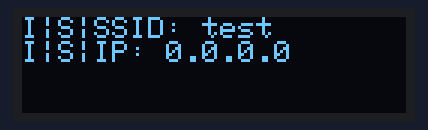
This sketch was run on a simulated Arduino Uno R4 WiFi. Shown: 128×32 one-colour display.

Above: at 3.1 s.

The sketch:

controller.ino
```cpp
#include "ServerManager.h"
#include "OLEDLogger.h"

ServerManager* server;

void setup() {
  OLEDLogger::initialize();

  Serial.begin(9600);
  delay(3000);

  server = new ServerManager("test", "password");
}
void loop() {
  server->listen();
  delay(300);
}
```

OLEDLogger.cpp
```cpp
#include "OLEDLogger.h"
#include <Wire.h>
#include <Adafruit_GFX.h>
#include <Adafruit_SSD1306.h>

OLEDLogger::OLEDLogger(String header_) : header(header_) {
    header = header_;
}

bool OLEDLogger::initialize() {
    if (!display) {
        display = new Adafruit_SSD1306(128, 32, &Wire, -1);
    }

    if (!display->begin(SSD1306_SWITCHCAPVCC, 0x3C)) {
        Serial.println("SSD1306 allocation failed");
        return false;
    }

    return true;
}

void OLEDLogger::displayBuffer() {
  display->clearDisplay();
  display->setTextSize(1);
  display->setTextColor(SSD1306_WHITE);
  for (int i = 0; i < OLEDLogger::MAX_LINE; i++) {
    display->setCursor(0, i*8);
    display->print(OLEDLogger::buffer[i]);
  }
  display->display();
}
void OLEDLogger::shiftBuffer() {
    for (int i = OLEDLogger::MAX_LINE - 1; i > 0; i--) {
        OLEDLogger::buffer[i] = OLEDLogger::buffer[i - 1];
    }
    OLEDLogger::buffer[0] = "";
}

void OLEDLogger::infoImpl(const String& message) {;
    char line[128];  // Make sure this is large enough for your needs
    // [I][header] [message]]
    snprintf(line, sizeof(line), "I|%s|%s", header.c_str(), message.c_str());

    OLEDLogger::shiftBuffer();
    OLEDLogger::buffer[0] = strdup(line); // use strdup to copy the data. line variable is pass by reference
    OLEDLogger::displayBuffer();
}

void OLEDLogger::errorImpl(const String& message) {
    // // Implement your OLED display logic here
    // Serial.print("[E][");
    // Serial.print(header);
    // Serial.print("] ");
    // Serial.println(message);
}

Adafruit_SSD1306* OLEDLogger::display = nullptr;
char* OLEDLogger::buffer[MAX_LINE] = {""}; // initialize the buffer array
```

OLEDLogger.h
```cpp
#ifndef OLED_LOGGER_H
#define OLED_LOGGER_H
#include <Arduino.h>
#include <IPAddress.h>
#include <Adafruit_SSD1306.h>

class OLEDLogger {
public:
    OLEDLogger(String header_);
    static Adafruit_SSD1306* display;
    static bool initialize();
    static const int MAX_LINE = 5;
    static char* buffer[MAX_LINE];

    // Variadic template methods for info and error messages
    template<typename... Args>
    void info(const Args&... args) {
        infoImpl(concatenateArgs(args...));
    }
    template<typename... Args>
    void error(const Args&... args) {
        errorImpl(concatenateArgs(args...));
    }
private:
    String header;

    void displayBuffer();
    void shiftBuffer();
    void infoImpl(const String& message);
    void errorImpl(const String& message);
    // Base case for template recursion
    String concatenateArgs() {
        return "";
    }
    // Single argument specialization
    template<typename T>
    String concatenateArgs(const T& value) {
        return convertToString(value);
    }
    // Recursive variadic template for multiple arguments
    template<typename T, typename... Args>
    String concatenateArgs(const T& first, const Args&... rest) {
        return convertToString(first) + concatenateArgs(rest...);
    }
    // Type conversion specializations
    template<typename T>
    String convertToString(const T& value) {
        return String(value);
    }
    String convertToString(const char* value) {
        return String(value);
    }
    String convertToString(const String& value) {
        return value;
    }
    String convertToString(const IPAddress& ip) {
        return ip.toString();
    }
    String convertToString(const bool& value) {
        return value ? "true" : "false";
    }
    String convertToString(const float& value) {
        return String(value, 2);
    }
    String convertToString(const double& value) {
        return String(value, 2);
    }
};

#endif
```

Router.cpp
```cpp
#include <Arduino.h>
#include "Router.h"

Router::Router() {

}

void Router::bind(String endpoint_, void (*callback_)(String)) {
    endpoint = endpoint_;
    callback = callback_;
}

void Router::recieve() {
    void (*callback)(int);
};
```

Router.h
```cpp
#ifndef ROUTER_H
#define ROUTER_H

#include <Arduino.h>

class Router {
public:
    Router();
    void bind(String endpoint_, void (*callback_)(String));
    void recieve();

private:
    String endpoint;
    void (*callback)(String);
};

#endif
```

ServerManager.cpp
```cpp
#include <WiFiS3.h>
#include "ServerManager.h"
#include "OLEDLogger.h"

ServerManager::ServerManager(char* ssid_, char* password_) {
    ssid = ssid_;
    password = password_;
    logger = new OLEDLogger("S");
    ServerManager::boot();
}
void ServerManager::listen() {
  WiFiClient client;

  while (client = server->available()) {
    Serial.println("\n\nserver available!");

    // Read any available data immediately
    if (client.available()) {
      Serial.println("client available");
      String message = client.readStringUntil('\n');
      logger->info(message);

      client.println(message);
      client.stop();
    } else {
      Serial.println("client unavailable");
    }
  }
}
void ServerManager::boot() {
    server = new WiFiServer(80);
    if (WiFi.status() == WL_NO_MODULE) {
        logger->error("No WiFi module found");
    }
    int status = WiFi.beginAP(ssid, password);

    if (status != WL_AP_LISTENING) {
        logger->error("Creating access point failed");
        while (true);
    }

    server->begin();

    IPAddress ip = WiFi.localIP();
    logger->info("IP: " + ip.toString());
    char buffer[128];
    snprintf(buffer, sizeof(buffer), "SSID: %s", ssid);
    logger->info(buffer);
}
```

ServerManager.h
```cpp
#ifndef SERVER_H
#define SERVER_H

#include <WiFiS3.h>
#include "OLEDLogger.h"
#include "Router.h"

class ServerManager {
public:
    ServerManager(char* ssid_, char* password_/*, Router* router_*/);
    void listen();

private:
    char* ssid;
    char* password;

    // Router* router;
    OLEDLogger* logger;
    WiFiServer* server;
    void boot();
};

#endif
```
